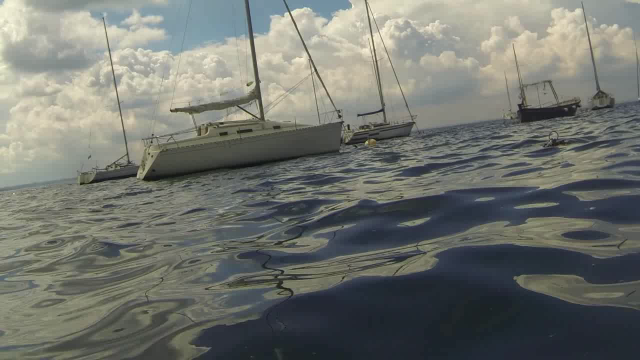
#> input picture Intcatch_segmentation_GUI/00000.png, 640 x 360 px, given in place of 00219.png, which was not available
$ jupyter execute Intcatch_OrientationTool_GUI.ipynb   (older library calls are emulated)
#> lines starting #> are read from the running program, lines starting #| are printed output that depends on the picture
[cell 1]
#!/usr/bin/env python
from tkinter import *
from PIL import Image, ImageEnhance
from PIL import ImageTk
from tkinter import filedialog
import cv2
from skimage.segmentation import felzenszwalb, slic, quickshift
from skimage.segmentation import mark_boundaries
from skimage.segmentation import find_boundaries
from scipy.misc import toimage
import numpy as np
import glob

import os

[cell 2]
class OrientationGUI:

    def __init__(self,master):
        master.title("Orientation Tool")
        self.panelA = None
        self.angle=0
        self.main_window()

    def main_window(self):
        btnSelectImage = Button(root, text="Select an image", command=self.open_image)
        btnRotateLeft = Button(root, text=">>>", command=self.rotate_Left_Image)
        btnRotateRight = Button(root, text="<<<", command=self.rotate_Right_Image)
        btnRotateLeft_small = Button(root, text=" > ", command=self.rotate_Left_Image_small)
        btnRotateRight_small = Button(root, text=" < ", command=self.rotate_Right_Image_small)
        btnSave = Button(root, text=" Save ", command=self.save)

        self.panelA = Canvas(root, width=900, height=600, background="bisque")

        btnSelectImage.grid(row=0,column=1,columnspan=2)
        self.panelA.grid(row=1,column=0,columnspan=4,rowspan=4)
        btnRotateLeft.grid(row=6,column=2,columnspan=2)
        btnRotateRight.grid(row=6,column=0,columnspan=2)
        btnRotateLeft_small.grid(row=7,column=2,columnspan=2)
        btnRotateRight_small.grid(row=7,column=0,columnspan=2)
        btnSave.grid(row=8,column=1,columnspan=2)

        # This is what enables using the mouse for move the image in the window
        self.panelA.bind("<ButtonPress-1>",self.move_start)
        self.panelA.bind("<B1-Motion>",self.move_move)


    #move the image in the window
    # [18 lines left out: functions move_start, move_move, not called in this run]


    def path_to_image(self):
        path = filedialog.askopenfilename()
        return path

    #find the index of the actual image selected
    # [91 lines left out: functions find_index_selected, rotate_Right_Image, rotate_Left_Image, rotate_Right_Image_small, rotate_Left_Image_small, open_image and 1 more, not called in this run]


#The master of the GUI
root=Tk()
#call the class for the SegmentationGUI
app=OrientationGUI(root)
#start the GUI loop
root.mainloop()

[cell 3]
import matplotlib.pyplot as plt
im=cv2.imread("/home/lorenzo/Intcatch/Tests-on-the-Intcatch-dataset/Images/1/00219.png")
#> im is the input picture: shape (360, 640, 3); mean B, G, R 109.8, 116, 113
(h, w) = im.shape[:2]
#> h = 360; w = 640
center = (w / 2, h / 2)
#> center = (320, 180)
scale=1.0
angle=90
# Perform the rotation
M = cv2.getRotationMatrix2D(center, angle, scale)
rotated = cv2.warpAffine(im, M, (w, h))
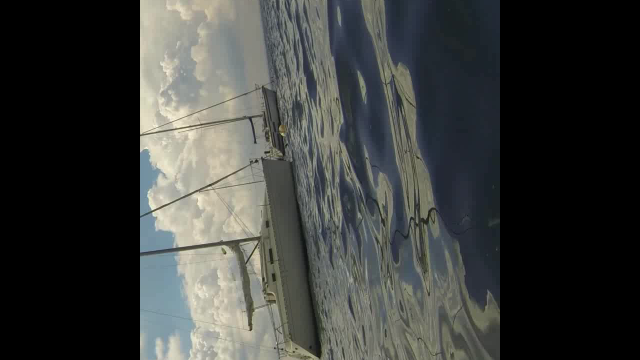
#> rotated: shape (360, 640, 3); mean B, G, R 59.6, 62.1, 60
plt.imshow(im)
plt.show()
plt.imshow(rotated)
plt.show()


$ run again, on Intcatch_segmentation_GUI/00004.png
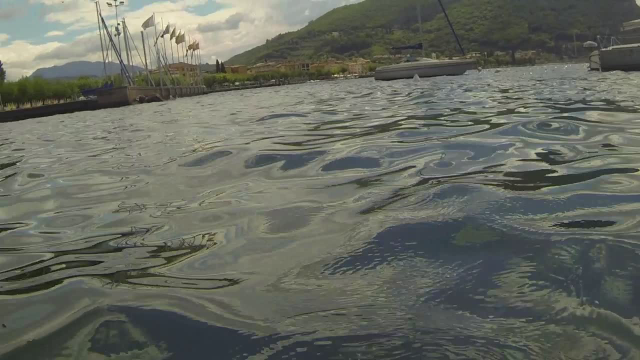
#> input picture Intcatch_segmentation_GUI/00004.png, 640 x 360 px, given in place of 00219.png, which was not available
#> im is the input picture: shape (360, 640, 3); mean B, G, R 96, 105.7, 102.2
#> `rotated = cv2.warpAffine(im, M, (w, h))`:
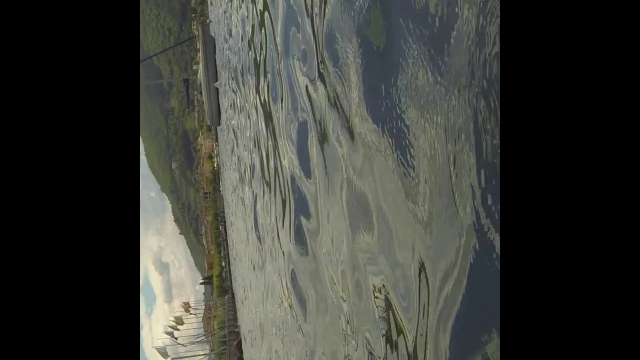
#> rotated: shape (360, 640, 3); mean B, G, R 54.9, 60.4, 58.8
